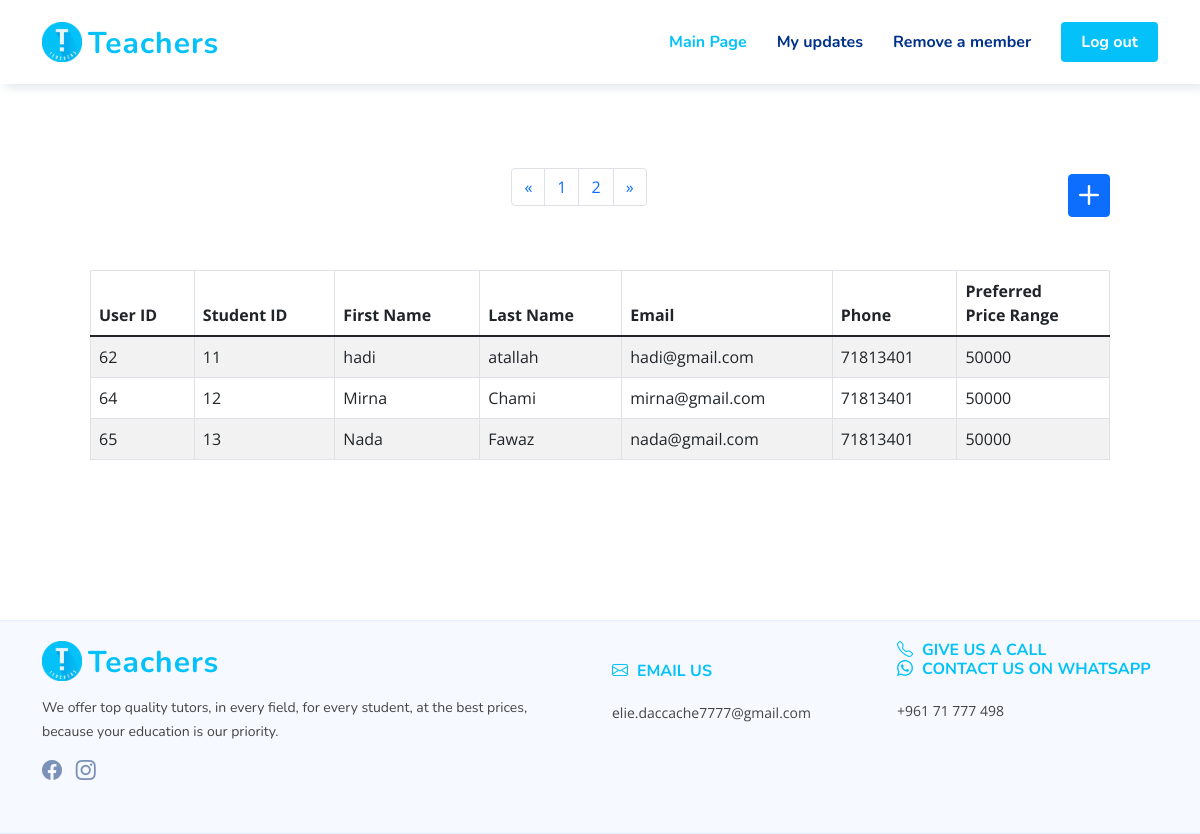
/admin_students_page.php?page_no=2 (signed in), run on an earlier commit of the app's database.
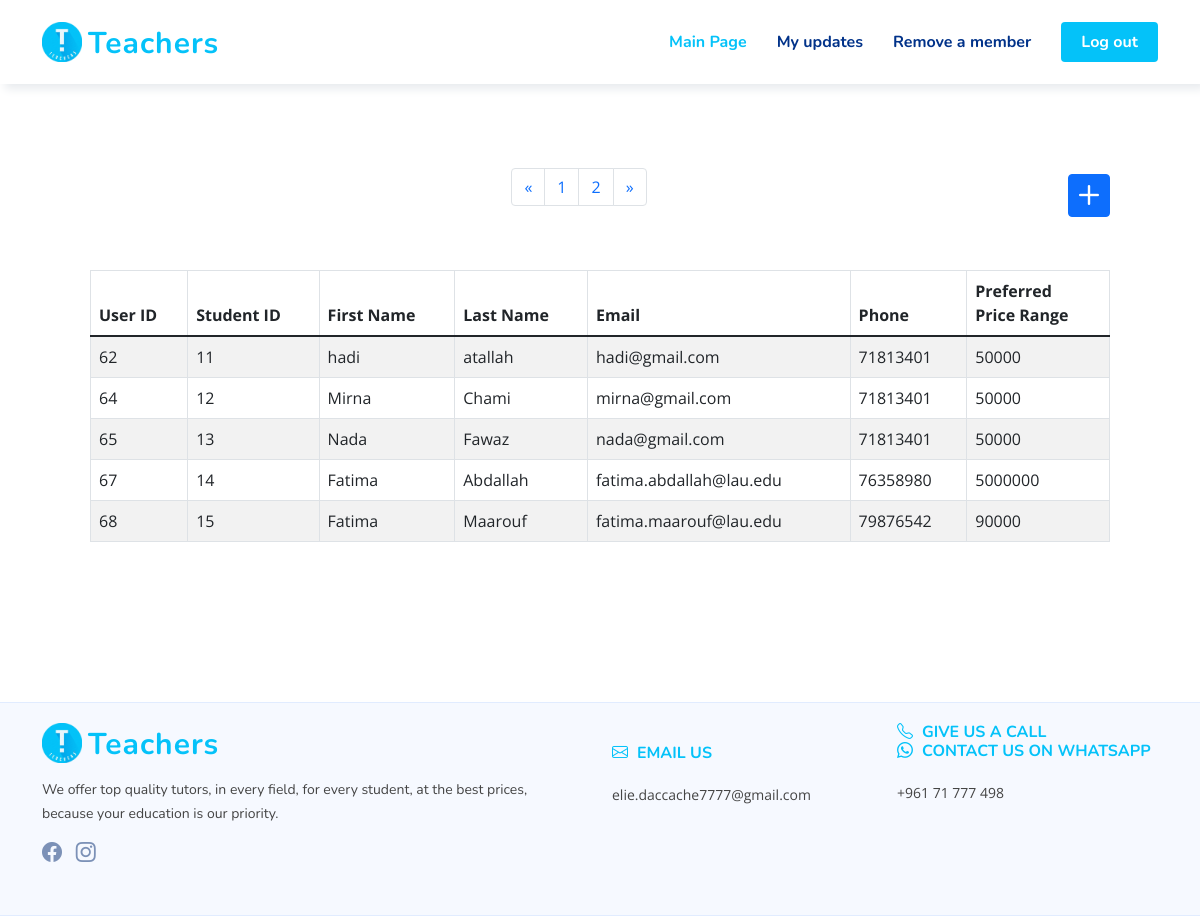
And on a later commit of the database.
### tables this page shows
CREATE TABLE `students` (
  `student_id` int(11) NOT NULL,
  `user_id` int(11) NOT NULL,
  `price_range` int(11) NOT NULL
);

CREATE TABLE `users` (
  `user_id` int(11) NOT NULL,
  `type` int(250) NOT NULL,
  `first_name` varchar(250) NOT NULL,
  `last_name` varchar(250) NOT NULL,
  `email` varchar(250) NOT NULL,
  `phone_number` varchar(250) NOT NULL,
  `password` text NOT NULL
);

### admin_students_page.php (the view, shortened to what the changed rows need)
<?php
include("connection.php");
if (isset($_SESSION["user_id"])&& strcmp($_SESSION["type"],"1")==0)
{
  ?>
<!DOCTYPE html>
<html lang="en">
<head>
    <link href="./vendor/bootstrap/css/bootstrap.min.css" rel="stylesheet">
    <link href="./vendor/bootstrap-icons/bootstrap-icons.css" rel="stylesheet">
    <link href="./vendor/aos/aos.css" rel="stylesheet">
    <link href="./vendor/remixicon/remixicon.css" rel="stylesheet">
    <link href="./vendor/swiper/swiper-bundle.min.css" rel="stylesheet">
    <link href="./vendor/glightbox/css/glightbox.min.css" rel="stylesheet">
    <link href="./css/style.css" rel="stylesheet">
    <link href="./css/style2.css" rel="stylesheet">
</head>
<body>
    <div class="container" data-page="1">
        <br><br><br><br><br>
        <div class="m-5 d-flex justify-content-between">
            <ul class="pagination">
                <?php
                if (isset($_GET['page_no']) && $_GET['page_no']!="") {
                  $page_no = $_GET['page_no'];
                  } else {
                      $page_no = 1;
                      }
                      $query = "SELECT COUNT(*) As total_records FROM STUDENTS";
                $records_per_page =10;
                $offset = ($page_no-1) * $records_per_page;
                $stmt1 = $connection->prepare($query);
                $stmt1->execute();
                $results_students = $stmt1->get_result();
                $total_records = $results_students->fetch_assoc();
                $no_of_pages = ceil($total_records["total_records"] / $records_per_page);
                $query_students_application = "SELECT users.user_id,students.student_id,users.first_name,users.last_name,users.email,users.phone_number,students.price_range from users INNER JOIN students on users.user_id=students.user_id LIMIT $records_per_page OFFSET $offset";
                $stmt = $connection->prepare($query_students_application);
                $stmt->execute();
                $results_students = $stmt->get_result();
                ?>
              <div class="pagContainer">
                <ul class="pagination">
                      <?php  	if ($no_of_pages <= 10){
                        for ($counter = 1; $counter <= $no_of_pages; $counter++){
                        if ($counter == $page_no) {
                          echo "<li class='page-item'><a class='page-link' >$counter</a></li>";
                        }else{
                          echo "<li class='page-item'><a class='page-link' href='?page_no=$counter'>$counter</a></li>";
                            }
                        }
                        }
                          ?>
                </ul>
                </div>
            </ul>
        </div>
        <div class="table-responsive m-5">
            <table class="table table-bordered table-striped">
                <thead>
                <tr>
                    <th scope="col" onclick="sortBookingsBy(this)" name="user_id">User ID</th>
                    <th scope="col" onclick="sortBookingsBy(this)" name="student_id">Student ID</th>
                    <th scope="col" onclick="sortBookingsBy(this)" name="student_first">First Name</th>
                    <th scope="col" onclick="sortBookingsBy(this)" name="student_last">Last Name</th>
                    <th scope="col" onclick="sortBookingsBy(this)" name="email">Email</th>
                    <th scope="col" onclick="sortBookingsBy(this)" name="phone">Phone</th>
                    <th scope="col" onclick="sortBookingsBy(this)" name="price">Preferred<br>Price Range</th>
                </tr>
                </thead>
                <tbody>
                <?php
                while($row = $results_students->fetch_assoc()){
                        echo "<tr>
                        <td>".$row['user_id']."</td>
                        <td>".$row['student_id']."</td>
                        <td>".$row['first_name']."</td>
                        <td>".$row['last_name']."</td>
                        <td>".$row['email']."</td>
                        <td>".$row['phone_number']."</td>
                        <td>".$row['price_range']."</td>
                        </tr>";
                }
                ?>
                </tbody>
            </table>
        </div>
    </div>
    <br><br><br><br>
</body>
</html>
<?php } else {header("Location: index.php");} ?>

What changed in the data, as far as the page shows it:
added students: user.user_id "67", student_id "14", user.first_name "Fatima", user.last_name "Abdallah", user.email "fatima.abdallah@lau.edu", user.phone_number "76358980", price_range "5000000"
added students: user.user_id "68", student_id "15", user.first_name "Fatima", user.last_name "Maarouf", user.email "fatima.maarouf@lau.edu", user.phone_number "79876542", price_range "90000"
